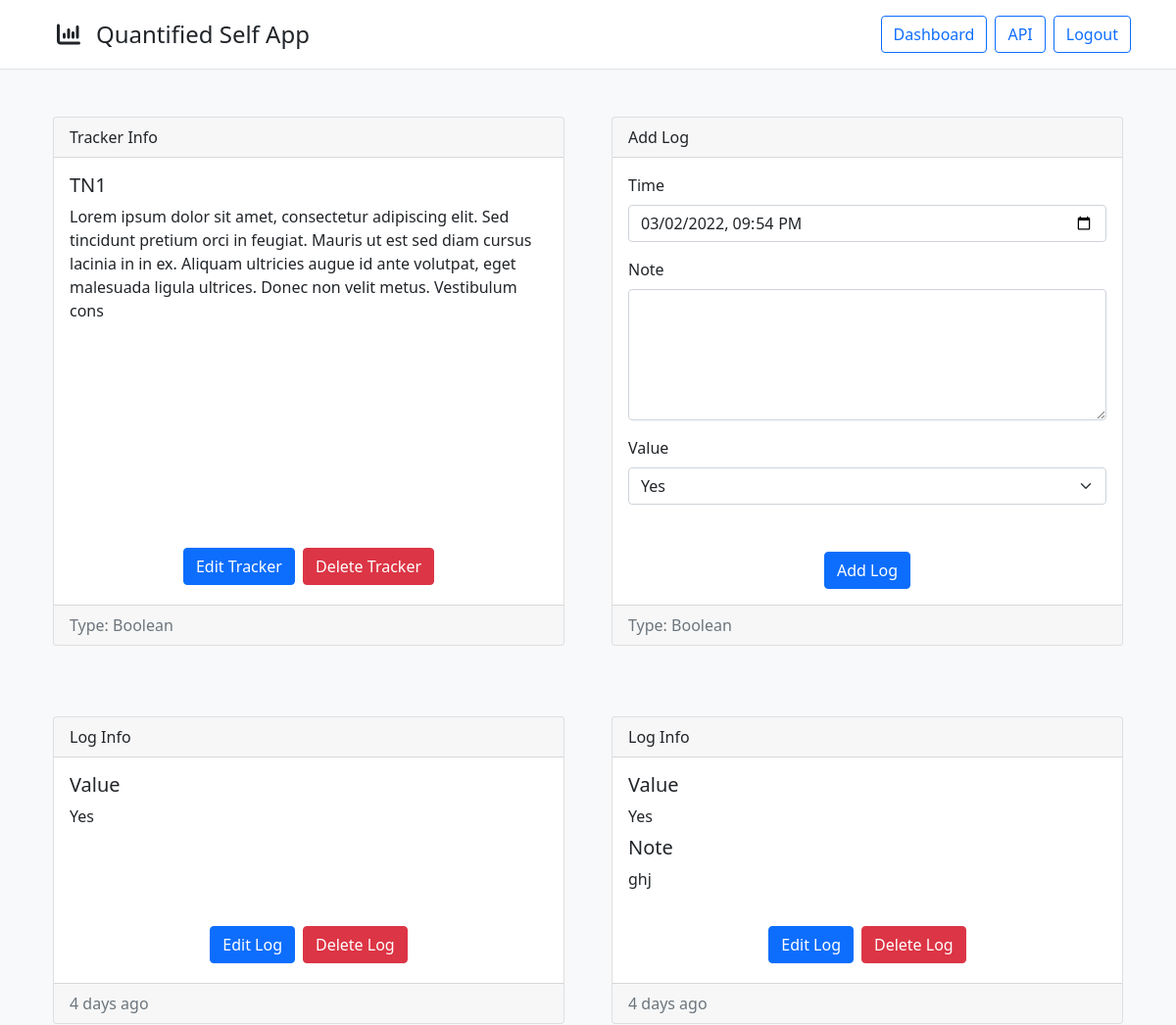
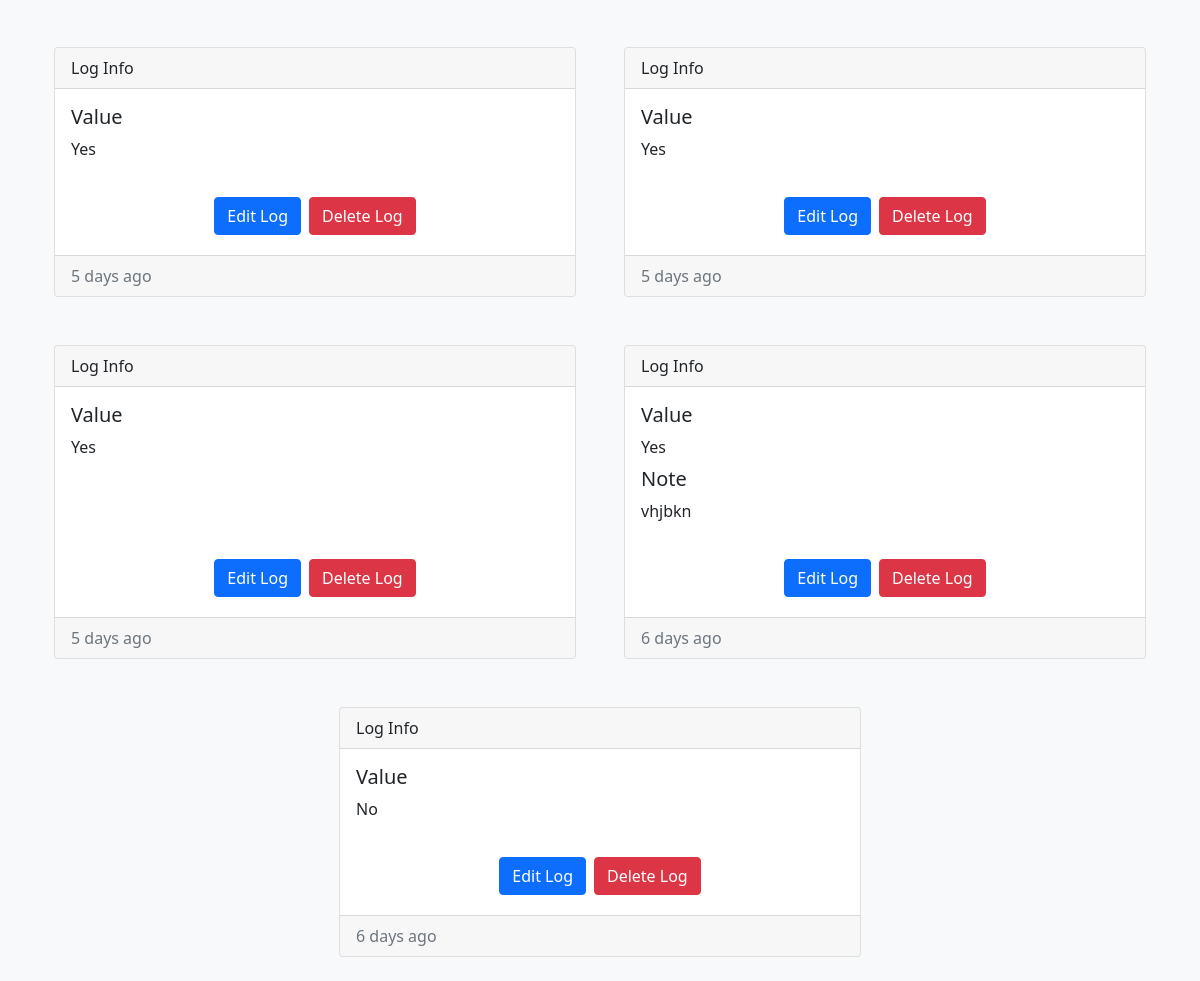
The app's page /trackers/view?id=1 (signed in) with its own data (2 pictures, top to bottom).
### models/models.py (models this page shows)
class TrackerModel(db.Model):
    __tablename__ = "trackers"
    t_id = db.Column(db.Integer(), primary_key=True)
    t_name = db.Column(db.String(64), nullable=False)
    t_desc = db.Column(db.String(256))
    t_type = db.Column(db.Integer(), db.ForeignKey("tracker_types.tt_id", ondelete="CASCADE"), nullable=False)
    t_user = db.Column(db.Integer(), db.ForeignKey("users.id", ondelete="CASCADE"), nullable=False)
    t_type_name = db.relationship("TrackerTypes", uselist=False)
    t_unit = db.relationship("TrackerUnit", cascade="all, delete", uselist=False)
    t_options = db.relationship("TrackerOptions", cascade="all, delete")
    t_logs = db.relationship("TrackerLogs", order_by="desc(TrackerLogs.tl_time)", cascade="all, delete")

class TrackerTypes(db.Model):
    __tablename__ = "tracker_types"
    tt_id = db.Column(db.Integer(), primary_key=True, autoincrement=True)
    tt_name = db.Column(db.String(64), unique=True, nullable=False)

class TrackerLogs(db.Model):
    __tablename__ = "tracker_logs"
    tl_id = db.Column(db.Integer(), primary_key=True, autoincrement=True)
    tl_time = db.Column(db.DateTime(), nullable=False)
    tl_note = db.Column(db.String(256))
    tl_tracker = db.Column(db.Integer(), db.ForeignKey("trackers.t_id", ondelete="CASCADE"), nullable=False)
    tl_vals = db.relationship("TrackerValues", cascade="all, delete")

class TrackerValues(db.Model):
    __tablename__ = "tracker_vals"
    tv_id = db.Column(db.Integer(), primary_key=True, autoincrement=True)
    tv_val = db.Column(db.Numeric(10, 2), nullable=False)
    tv_log = db.Column(db.Integer(), db.ForeignKey("tracker_logs.tl_id", ondelete="CASCADE"), nullable=False)

### views/views.py (the view, shortened to what this page needs)
@app.route("/trackers/view", methods=["GET", "POST"])
@login_required
def trackers_view():
    t_id = request.args.get("id", "")
    if not (t_id.isdigit()):
        flash("Invalid Tracker", "danger")
        return redirect("/trackers")
    t_id = int(t_id)
    tracker = TrackerModel.query.filter(TrackerModel.t_id == t_id, TrackerModel.t_user == current_user.id).first()
    if not tracker:
        flash("Invalid Tracker", "danger")
        return redirect("/trackers")
    options = {x.to_id: x.to_name for x in tracker.t_options}
    return render_template("trackers/view.html", user=current_user, tracker=tracker, options=options)

### auth/auth.py (called while the page is built)
@login.user_loader
def load_user(id):
    return UserModel.query.get(int(id))

### templates/filters/filters.py (called while the page is built)
@app.template_filter()
def pretty_datetime(datetime):
    return naturaltime(datetime)

### templates/trackers/view.html (shortened to what this page needs)
<!DOCTYPE html>
<html lang="en">
    <head>
        <link rel="stylesheet" href="{{ url_for('static', filename='css/bootstrap.min.css')}}">
        <link rel="stylesheet" href="{{ url_for('static', filename='css/fontawesome.all.min.css')}}">
        <link rel="stylesheet" href="{{ url_for('static', filename='css/tracker_view.css')}}">
    </head>
    <body class="bg-light">
        {% include 'components/navbar.html' %}
        <div class="container">
            <div class="row equal mt-4">
                <div class="col-sm-12 col-md-12 col-lg-6 col-xl-6 d-flex justify-content-center p-4">
                    <div class="card flex-fill">
                        <div class="card-header">Tracker Info</div>
                        <div class="card-body">
                            <h5 class="card-title">{{ tracker.t_name }}</h5>
                            <p class="card-text">{{ tracker.t_desc }}</p>
                        </div>
                        <div class="card-body d-flex justify-content-center align-items-end">
                            <a href="/trackers/edit?id={{ tracker.t_id }}" class="btn btn-primary m-1">Edit Tracker</a>
                            <form action="" method="POST" style="display: inline;">
                                <button type="submit" class="btn btn-danger m-1">Delete Tracker</button>
                            </form>
                        </div>
                        <div class="card-footer text-muted">
                            <span>Type: {{ tracker.t_type_name.tt_name }}</span>
                        </div>
                    </div>
                </div>
                <div class="col-sm-12 col-md-12 col-lg-6 col-xl-6 d-flex justify-content-center p-4">
                    <div class="card flex-fill">
                        <form action="" method="POST" style="width: 100%;">
                            <div class="card-header">Add Log</div>
                            <div class="card-body">
                                <div class="mb-3">
                                    <label for="tl_time" class="form-label">Time</label>
                                    <input type="datetime-local" class="form-control" id="tl_time" name="tl_time" required>
                                </div>
                                <div class="mb-3">
                                    <label for="tl_note" class="form-label">Note</label>
                                    <textarea rows="5" class="form-control" id="tl_note" name="tl_note" maxlength="256"></textarea>
                                </div>
                                {% if tracker.t_type_name.tt_name == "Boolean" %}
                                <label for="tl_val" class="form-label">Value</label>
                                <div class="mb-3">
                                    <select id="tl_val" name="tl_val" class="form-select" required>
                                        <option value="1" selected>Yes</option>
                                    </select>
                                </div>
                                {% elif tracker.t_type_name.tt_name == "Integer" %}
                                <label for="tl_val" class="form-label">Value</label>
                                <div class="input-group mb-3">
                                    <input type="number" step="1" id="tl_val" name="tl_val" class="form-control" aria-describedby="tl_unit" required>
                                    <span class="input-group-text" id="tl_unit">{{ tracker.t_unit.tu_name }}</span>
                                </div>
                                {% elif tracker.t_type_name.tt_name == "Decimal" %}
                                <label for="tl_val" class="form-label">Value</label>
                                <div class="input-group mb-3">
                                    <input type="number" step="0.01" id="tl_val" name="tl_val" class="form-control" aria-describedby="tl_unit" required>
                                    <span class="input-group-text" id="tl_unit">{{ tracker.t_unit.tu_name }}</span>
                                </div>
                                {% endif %}
                            </div>
                            <div class="card-body d-flex justify-content-center align-items-end">
                                <button type="submit" class="btn btn-primary">Add Log</button>
                            </div>
                            <div class="card-footer text-muted">
                                <span>Type: {{ tracker.t_type_name.tt_name }}</span>
                            </div>
                        </form>
                    </div>
                </div>
            </div>
        </div>
        <div class="container">
            <div class="row equal d-flex justify-content-center mt-4">
                {% for log in tracker.t_logs %}
                <div class="col-sm-12 col-md-12 col-lg-6 col-xl-6 d-flex justify-content-center p-4">
                    <div class="card flex-fill">
                        <div class="card-header">Log Info</div>
                        <div class="card-body">
                            <h5 class="card-title">
                                {% if tracker.t_type_name.tt_name == "Multi Select" %}
                                Values
                                {% else %}
                                Value
                                {% endif %}
                            </h5>
                            <div class="card-text">
                                {% for val in log.tl_vals %}
                                <div>
                                    {% if tracker.t_type_name.tt_name == "Boolean" %}
                                        {% if val.tv_val | int == 1 %}
                                        Yes
                                        {% elif val.tv_val | int == 0 %}
                                        No
                                        {% endif %}
                                    {% elif tracker.t_type_name.tt_name == "Integer" %}
                                        {{ val.tv_val | int }} {{ tracker.t_unit.tu_name }}
                                    {% elif tracker.t_type_name.tt_name == "Decimal" %}
                                        {{ val.tv_val | round(2) }} {{ tracker.t_unit.tu_name }}
                                    {% elif tracker.t_type_name.tt_name == "Duration" %}
                                        Hours: {{ val.tv_val // 3600 }} | Minutes: {{ (val.tv_val % 3600) // 60 }} | Seconds: {{ (val.tv_val % 60) | int }}
                                    {% elif tracker.t_type_name.tt_name == "Single Select" %}
                                        {{ options[val.tv_val | int] }}
                                    {% elif tracker.t_type_name.tt_name == "Multi Select" %}
                                        {{ options[val.tv_val | int] }}
                                    {% endif %}
                                </div>
                                {% endfor %}
                            </div>
                            {% if log.tl_note | length > 0 %}
                            <h5 class="card-title pt-2">Note</h5>
                            <div class="card-text">{{ log.tl_note }}</div>
                            {% endif %}
                        </div>
                        <div class="card-body d-flex justify-content-center align-items-end">
                            <a href="/trackers/log/edit?tid={{ tracker.t_id }}&lid={{ log.tl_id }}" class="btn btn-primary m-1">Edit Log</a>
                            <form action="" method="POST" style="display: inline;">
                                <button type="submit" class="btn btn-danger m-1">Delete Log</button>
                            </form>
                        </div>
                        <div class="card-footer text-muted">
                            {{ log.tl_time | pretty_datetime }}
                        </div>
                    </div>
                </div>
                {% endfor %}
            </div>
        </div>
    </body>
</html>

### templates/components/navbar.html
<div style="background-color: white!important; border-bottom: 1px solid #dee2e6!important;">
    <div class="container">
        <header class="d-flex flex-wrap justify-content-center py-3">
            <a href="/" class="d-flex align-items-center mb-3 mb-md-0 me-md-auto text-dark text-decoration-none">
                <i class="fs-4 fa-solid fa-chart-column mx-3"></i>
                <span class="fs-4">Quantified Self App</span>
            </a>
            <ul class="nav nav-pills">
                {% if user.is_authenticated %}
                <li class="nav-item"><a href="/dashboard" class="btn btn-outline-primary mx-1">Dashboard</a></li>
                <li class="nav-item"><a href="/api" class="btn btn-outline-primary mx-1">API</a></li>
                <li class="nav-item"><a href="/logout" class="btn btn-outline-primary mx-1">Logout</a></li>
                {% else %}
                <li class="nav-item"><a href="/login" class="btn btn-outline-primary mx-1">Login</a></li>
                <li class="nav-item"><a href="/register" class="btn btn-outline-primary mx-1">Register</a></li>
                {% endif %}
            </ul>
        </header>
    </div>
</div>

### static/css/tracker_view.css (style rules this page uses)
.card { transition: transform 0.2s ease; }

### records on screen
TrackerModel: t_name "TN1", t_desc "Lorem ipsum dolor sit amet, consectetur adipiscing elit. Sed tincidunt pretium orci in feugiat. Mauris ut est sed diam cursus lacinia in in ex. Aliquam ultricies augue id ante volutpat, eget malesuada ligula ultrices. Donec non velit metus. Vestibulum cons"
TrackerTypes: t_type_name.tt_name "Boolean"
TrackerLogs: tl_time|pretty_datetime "4 days ago"
TrackerValues: tv_val "Yes"
TrackerLogs: tl_note "ghj", tl_time|pretty_datetime "4 days ago"
TrackerValues: tv_val "Yes"
TrackerLogs: tl_time|pretty_datetime "5 days ago"
TrackerValues: tv_val "Yes"
TrackerLogs: tl_time|pretty_datetime "5 days ago"
TrackerValues: tv_val "Yes"
TrackerLogs: tl_time|pretty_datetime "5 days ago"
TrackerValues: tv_val "Yes"
TrackerLogs: tl_note "vhjbkn", tl_time|pretty_datetime "6 days ago"
TrackerValues: tv_val "Yes"
TrackerLogs: tl_time|pretty_datetime "6 days ago"
TrackerValues: tv_val "No"
